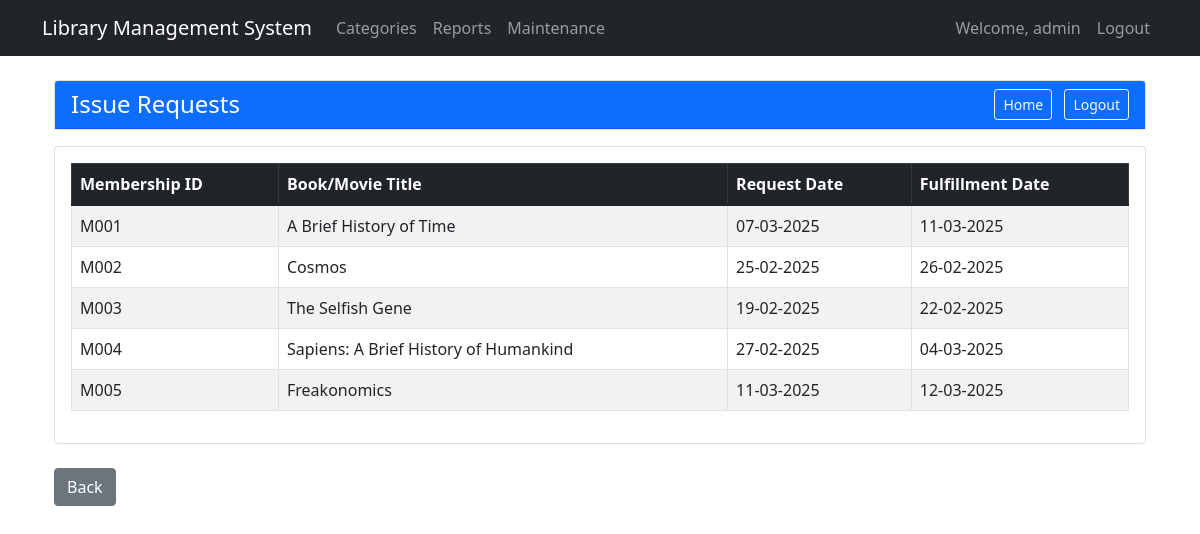
Page /issue_requests_report (signed in) on the committed database.
### models.py (models this page shows)
class Membership(db.Model):
    id = db.Column(db.Integer, primary_key=True)
    membership_number = db.Column(db.String(50), unique=True, nullable=False)
    name = db.Column(db.String(100), nullable=False)
    address = db.Column(db.String(200), nullable=False)
    phone = db.Column(db.String(20), nullable=False)
    email = db.Column(db.String(100), nullable=False)
    aadhar_card_number = db.Column(db.String(20), nullable=True)
    membership_type = db.Column(db.String(20), nullable=False)  # '6 months', '1 year', '2 years'
    start_date = db.Column(db.DateTime, nullable=False, default=datetime.now)
    end_date = db.Column(db.DateTime, nullable=False)
    status = db.Column(db.String(20), nullable=False, default='active')  # 'active', 'expired', 'cancelled'
    pending_amount = db.Column(db.Float, default=0.0)

class Book(db.Model):
    id = db.Column(db.Integer, primary_key=True)
    serial_number = db.Column(db.String(50), unique=True, nullable=False)
    type = db.Column(db.String(20), nullable=False)  # 'book' or 'movie'
    title = db.Column(db.String(200), nullable=False)
    author = db.Column(db.String(100), nullable=False)
    publisher = db.Column(db.String(100), nullable=False)
    year = db.Column(db.Integer, nullable=False)
    status = db.Column(db.String(20), nullable=False, default='available')  # 'available', 'issued'
    cost = db.Column(db.Float, nullable=True)
    procurement_date = db.Column(db.DateTime, nullable=True)

### app.py (the view)
@app.route('/issue_requests_report')
def issue_requests_report():
    if 'user_id' not in session:
        return redirect(url_for('login'))
    memberships = Membership.query.all()
    books = Book.query.all()
    issue_requests = []
    if memberships and books:
        import random
        from datetime import timedelta
        num_requests = min(5, len(memberships), len(books))
        for i in range(num_requests):
            membership = memberships[i % len(memberships)]
            book = books[i % len(books)]
            requested_date = datetime.now() - timedelta(days=random.randint(1, 30))
            fulfilled_date = None
            if random.choice([True, False]):
                fulfilled_date = requested_date + timedelta(days=random.randint(1, 7))
            issue_requests.append({
                'membership_number': membership.membership_number,
                'book_title': book.title,
                'requested_date': requested_date,
                'fulfilled_date': fulfilled_date
            })
    return render_template('issue_requests_report.html', issue_requests=issue_requests)

### templates/issue_requests_report.html
{% extends "base.html" %}
{% block content %}
<div class="container-fluid">
    <div class="row mb-3">
        <div class="col-12">
            <div class="card">
                <div class="card-header bg-primary text-white">
                    <div class="d-flex justify-content-between align-items-center">
                        <span class="h4 mb-0">Issue Requests</span>
                        <div>
                            <a href="{{ url_for('reports') }}" class="btn btn-sm btn-outline-light me-2">Home</a>
                            <a href="{{ url_for('logout') }}" class="btn btn-sm btn-outline-light">Logout</a>
                        </div>
                    </div>
                </div>
            </div>
        </div>
    </div>
    <div class="row">
        <div class="col-md-12">
            <div class="card">
                <div class="card-body">
                    {% if issue_requests %}
                    <div class="table-responsive">
                        <table class="table table-striped table-bordered">
                            <thead class="table-dark">
                                <tr>
                                    <th>Membership ID</th>
                                    <th>Book/Movie Title</th>
                                    <th>Request Date</th>
                                    <th>Fulfillment Date</th>
                                </tr>
                            </thead>
                            <tbody>
                                {% for request in issue_requests %}
                                <tr>
                                    <td>{{ request.membership_number }}</td>
                                    <td>{{ request.book_title }}</td>
                                    <td>{{ request.requested_date.strftime('%d-%m-%Y') }}</td>
                                    <td>
                                        {% if request.fulfilled_date %}
                                            {{ request.fulfilled_date.strftime('%d-%m-%Y') }}
                                        {% else %}
                                            <span class="badge bg-warning">Pending</span>
                                        {% endif %}
                                    </td>
                                </tr>
                                {% endfor %}
                            </tbody>
                        </table>
                    </div>
                    {% else %}
                    <div class="alert alert-info text-center py-5">
                        <i class="bi bi-info-circle" style="font-size: 3rem;"></i>
                        <h4 class="mt-3">No pending issue requests currently</h4>
                        <p class="mt-3">When a member requests a book issue, it will appear here.</p>
                    </div>
                    {% endif %}
                </div>
            </div>
        </div>
    </div>
    <div class="row mt-4">
        <div class="col-md-12">
            <a href="{{ url_for('reports') }}" class="btn btn-secondary">Back</a>
        </div>
    </div>
</div>
{% endblock %}

### rows in the picture
Membership: membership_number "M001"
Book: book_title "A Brief History of Time"
Membership: membership_number "M002"
Book: book_title "Cosmos"
Membership: membership_number "M003"
Book: book_title "The Selfish Gene"
Membership: membership_number "M004"
Book: book_title "Sapiens: A Brief History of Humankind"
Membership: membership_number "M005"
Book: book_title "Freakonomics"

### other values in the picture
{{ session['username'] }} "admin"
{{ request.requested_date.strftime('%d-%m-%Y') }} "07-03-2025" "25-02-2025" "19-02-2025" "27-02-2025" "11-03-2025"
{{ request.fulfilled_date.strftime('%d-%m-%Y') }} "11-03-2025" "26-02-2025" "22-02-2025" "04-03-2025" "12-03-2025"
